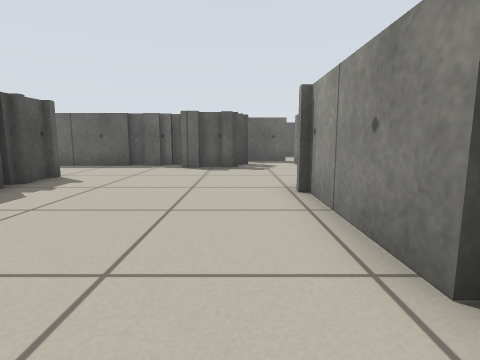
view 1 (above)

24 first-person views from a walk through a Stage world. The camera is 0.5 m above the floor, tilts 8° down and sees 80° across. The lines on the ground mark 1 m squares. The floor is counted in squares, 0.5 m on a side. Each view is taken from the middle of a square. On the plan, view 1 faces up. The plan holds only what a view shows up to about 11 squares ahead; the rest is blank. The place goes on beyond the plan. Robots are left out.

view 2
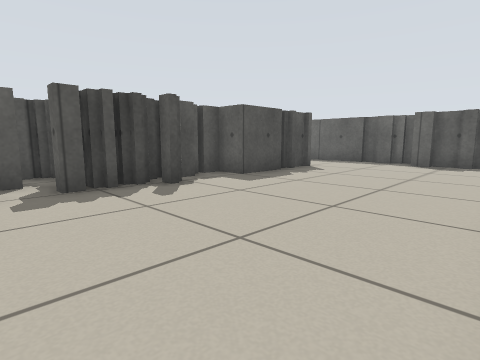

view 3
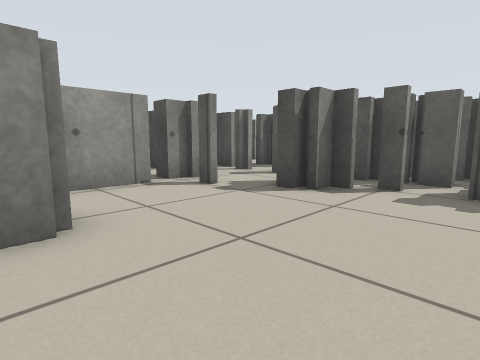

view 4
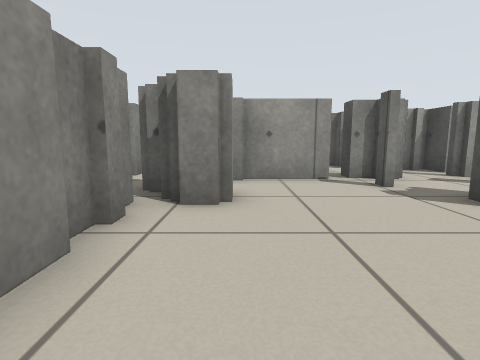

view 5
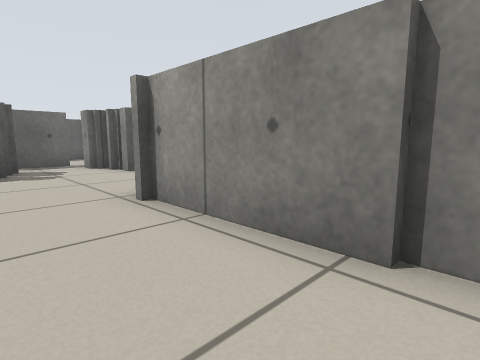

view 6
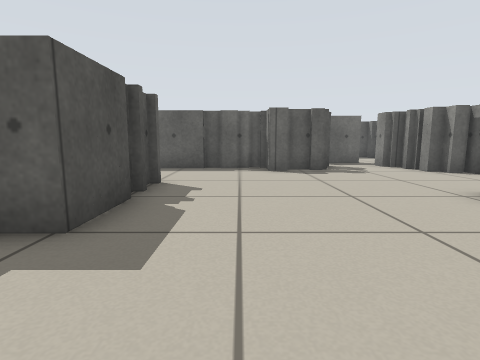

view 7
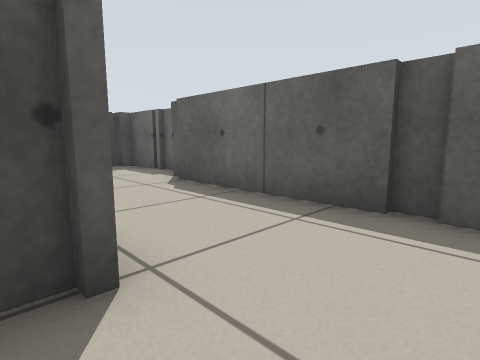

view 8
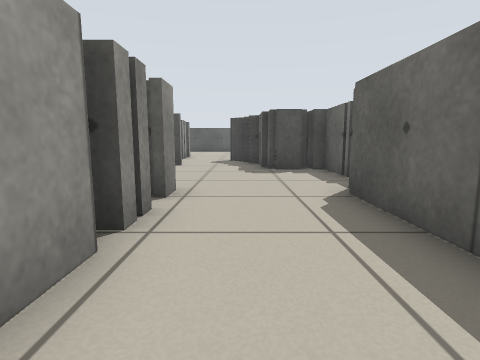

view 9
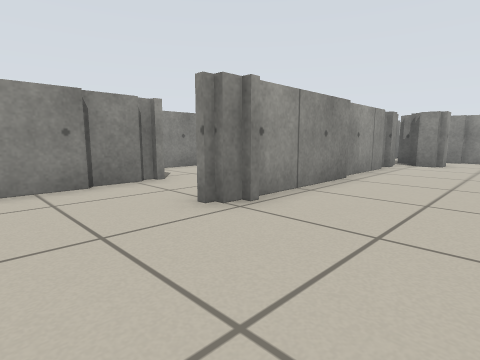

view 10
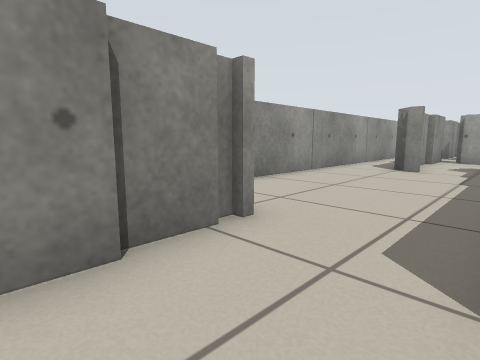

view 11
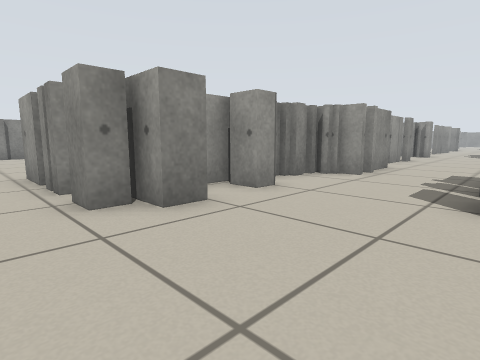

view 12
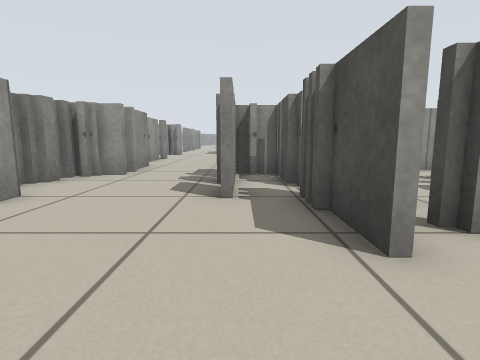

view 13
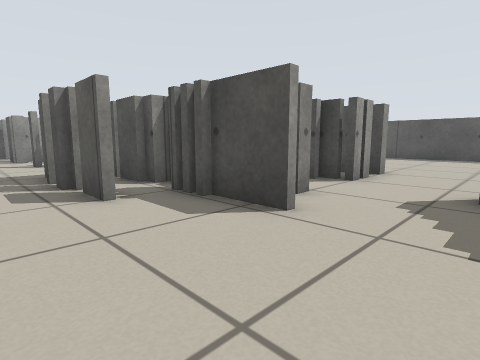

view 14
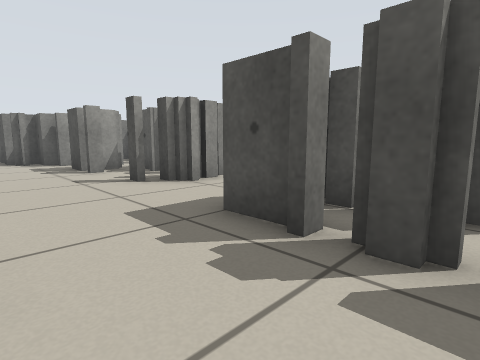

view 15
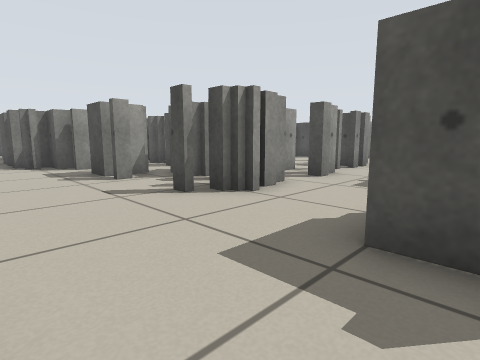

view 16
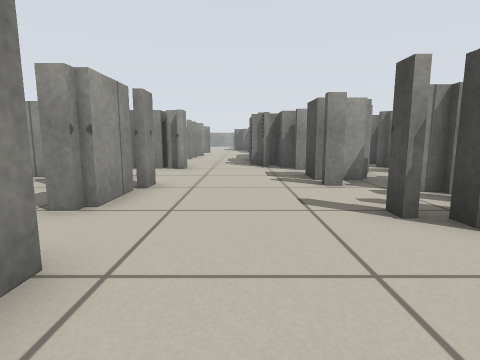

view 17
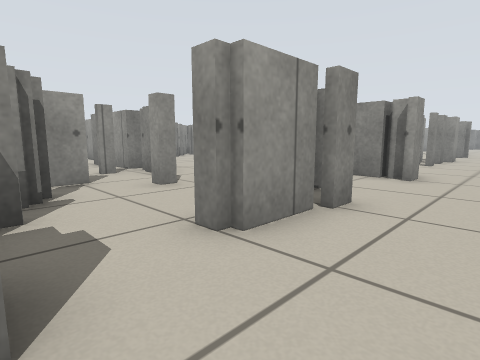

view 18
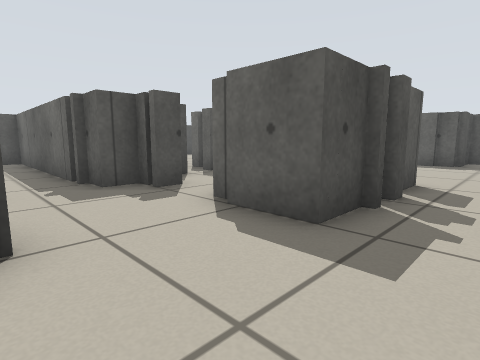

view 19
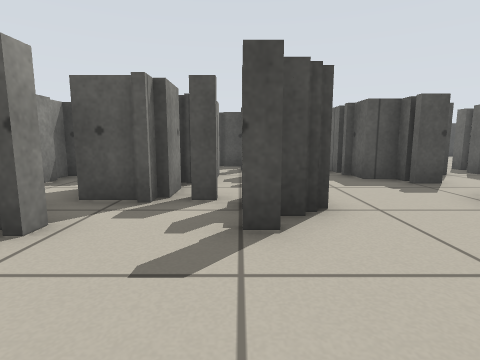

view 20
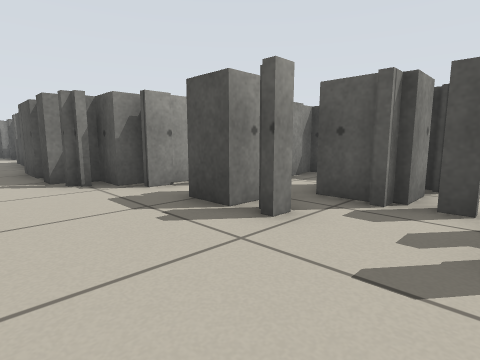

view 21
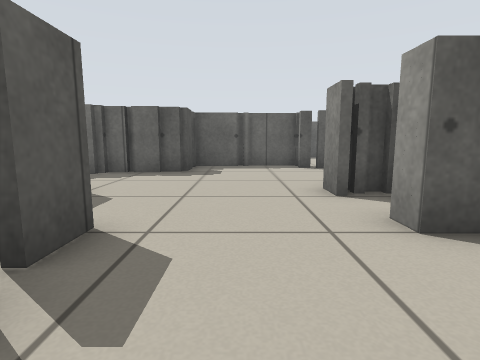

view 22
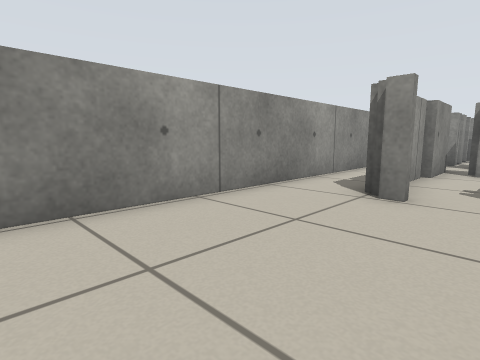

view 23
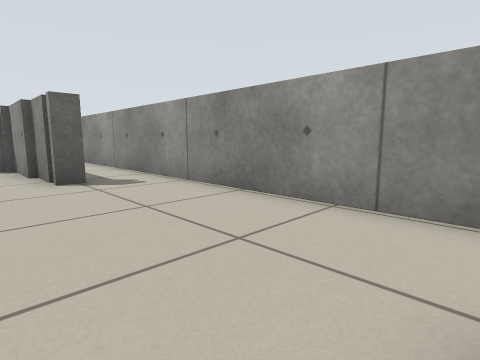

view 24
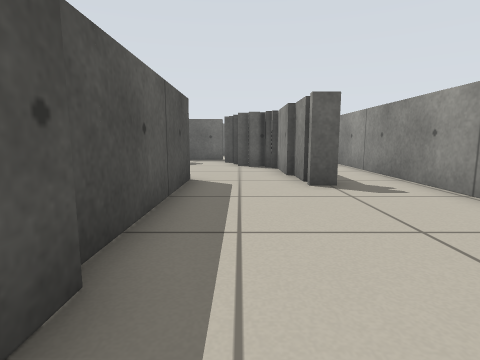

### Floor plan
Key: @ floor where view 1 was taken; # wall or solid block; x gap in a wall; . floor.
Columns run from 26 left of view 1 to 7 right of it. Each row starts with its distance up from view 1.
 13                           ###
 12            ######      ####.##
 11            ##...#x#########..#
 10          ####................##  #
  9          #....................# .#
  8 .................#####........# .#
  7 ................######........##.#
  6  ....###.###....##   #.....##..#.#
  5      ###   #....##   #.....##....#
  4      # #   ##...##  ##.....##....#
  3      ###  ###....#  #......##....#
  2        #  ###....#  ##.....##....#
  1        ######...##  ##......#....#
  0        ######...######....@.#....#
 -1 #########.......######......#....#
 -2  ...............######......#.##.#
 -3     ##.#####......#####....##  #.#
 -4     ##x#####....##. .##....##  #.#
 -5     #..####.....#   #......#   #.#
 -6           ###...##  #.######   # #
 -7           ###....#  #.###      # #
 -8           # #....  ##...       ###
 -9        ####.......  ###.
-10          ####...###   #
-11          #  ##..##
-12              ##..
-13              ##..
-14              ##...
-15              #...#

Where each view was taken, in squares from view 1:
view 1: 0 up, 0 right, facing up
view 2: 2 down, 1 right, facing up-left
view 3: 0 up, 1 right, facing down-left
view 4: 1 up, 0 right, facing down
view 5: 1 up, 1 left, facing up-right
view 6: 1 up, 3 left, facing up
view 7: 7 up, 3 left, facing up-left
view 8: 9 up, 4 left, facing left
view 9: 9 up, 2 left, facing down-right
view 10: 8 up, 2 right, facing down-right
view 11: 9 up, 14 left, facing down-right
view 12: 9 up, 14 left, facing down
view 13: 9 up, 12 left, facing down-left
view 14: 3 up, 11 left, facing down-left
view 15: 1 up, 11 left, facing down-left
view 16: 0 up, 12 left, facing down
view 17: 2 down, 12 left, facing down-right
view 18: 3 down, 12 left, facing up-left
view 19: 4 down, 11 left, facing left
view 20: 4 down, 11 left, facing down-left
view 21: 1 up, 12 left, facing up
view 22: 3 up, 3 right, facing down-right
view 23: 2 down, 3 right, facing up-right
view 24: 1 down, 3 right, facing up
